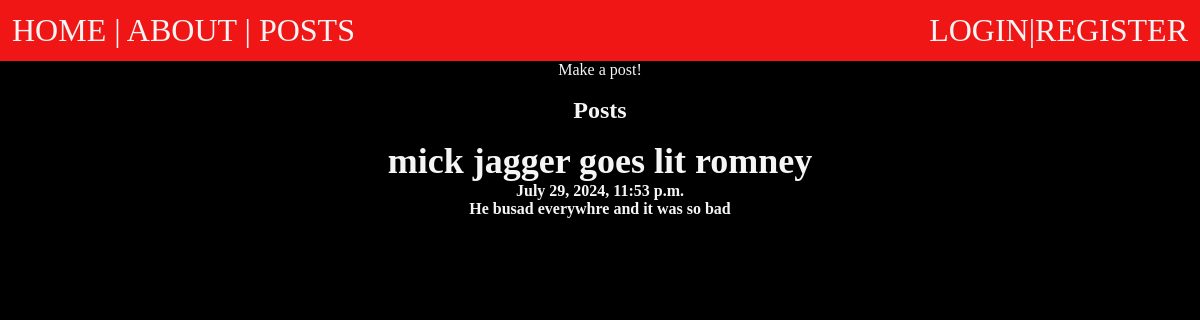
The app's page /posts/, older data.
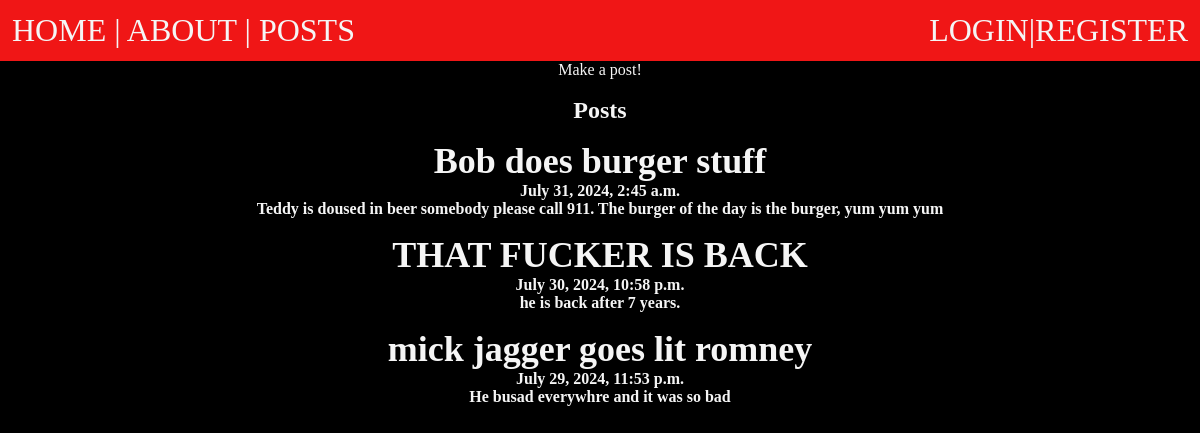
The same page, newer data.
### posts/models.py (models this page shows, shortened)
class Post(models.Model):
    author = models.ForeignKey(User, on_delete=models.CASCADE, default = None)
    title = models.CharField(max_length=50)
    body = models.TextField()
    slug = models.SlugField()
    date = models.DateTimeField(auto_now_add=True)
    banner = models.ImageField(default="fallback.jpg", blank=True)

### posts/views.py (the view)
# urls.py: path('', views.posts_list, name="list"),
def posts_list(request):
    return render(request, 'posts/posts_list.html', {'posts':Post.objects.all().order_by("-date")})

### posts/templates/posts/posts_list.html (shortened to what this page needs)
{% extends "post_layout.html" %}
{% load static %}
{% block content%}
<section>
    <h1> Posts <h1>
    {% for post in posts%}
        <article class="post">
            <h2>
                <a href ={% url 'posts:page' slug=post.slug %} >{{post.title}} </a>
            </h2>
            <p> {{post.date}}</p>
            <p> {{post.body}}<p>
        </article>
    {%endfor%}
</section>
{% endblock %}

Row changes from the older to the newer data that the page shows:
added Post: title "Bob does burger stuff", date "July 31, 2024, 2:45 a.m.", body "Teddy is doused in beer somebody please call 911. The burger of the day is the burger, yum yum yum"
added Post: title "THAT FUCKER IS BACK", date "July 30, 2024, 10:58 p.m.", body "he is back after 7 years."
